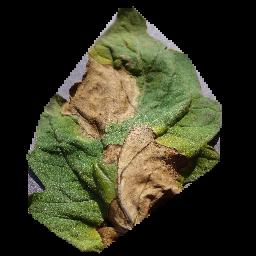
#> input picture notebooks/unhealthy_425.jpg, 256 x 256 px; its folder holds only this picture in this run
$ python -i segment.py   (imports and definitions only)
#> lines starting #> are read from the running program, lines starting #| are printed output that depends on the picture; after the words box and inside, x2 and y2 are one past the last pixel; in counts of white or black regions, pixels touching at a corner belong together
#> further down, picture is the input picture: PIL image 256x256 RGB; mean R, G, B 57.4, 57.5, 36.9
from PIL import Image
import numpy as np
from sklearn.cluster import KMeans
from skimage import color
from scipy.spatial import ConvexHull
import os
import random

def load_image_sample(datapath: str, count: int = None, dimensions: tuple = None, as_array: bool = True):
    """
    Load a sample of images from a directory.

    Args:
        datapath (str): Path to the directory containing images.
        count (int, optional): Number of images to sample. If None, load all.
        dimensions (tuple, optional): Resize dimensions (width, height).
        as_array (bool): If True, return images as numpy arrays.

    Returns:
        list: List of images as PIL images or numpy arrays.
    """
    imgs = os.listdir(datapath)
    sample_indexes = range(len(imgs)) if count is None else random.sample(range(len(imgs)), count)

    images = []
    for i in sample_indexes:
        img_path = os.path.join(datapath, imgs[i])
        img = Image.open(img_path)
        if dimensions:
            img = img.resize(dimensions)
        if as_array:
            img = np.array(img)
        images.append(img)

    return images

def segment_leaf(image: Image.Image, resolution: tuple = (50, 50)) -> Image.Image:
    """
    Segment the leaf from an image using KMeans clustering in LAB color space.

    Args:
        image (PIL.Image): Input image.
        resolution (tuple): Resize resolution for clustering.

    Returns:
        PIL.Image: Image with leaf segmented.
    """
#> called with resolution = (50, 50)
    original_size = image.size
#> original_size = (256, 256)
    original_image_array = np.array(image)

    # Resize image and convert to LAB color space
    resized_image = image.resize(resolution)
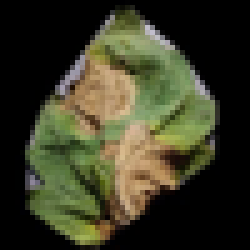
#> resized_image: PIL image 50x50 RGB (shown 5 times larger); mean R, G, B 57.5, 57.7, 36.9
    image_array_lab = color.rgb2lab(np.array(resized_image))
#> image_array_lab: shape (50, 50, 3) float64; mean of channels 0, 1, 2 23.6, -3.4, 11.4

    # Apply KMeans clustering
    flat_lab = image_array_lab.reshape(-1, 3)
#> flat_lab = 2500 rows, first 8: [0, 0, 0], [0, 0, 0], [0, 0, 0], [0, 0, 0], [0, 0, 0], [0, 0, 0], [0, 0, 0], [0, 0, 0]
    model = KMeans(n_clusters=8)
    labels = model.fit_predict(flat_lab)
#> labels = 2500 values, max 7 at index 223, min 0 at index 323, mean 2.39

    # Create binary mask using color thresholds
    binary_mask = np.array([
        1 if center[1] < -10 and center[0] > 10 else 0
        for center in model.cluster_centers_
    ])
    binary = binary_mask[labels].reshape(resolution[::-1])
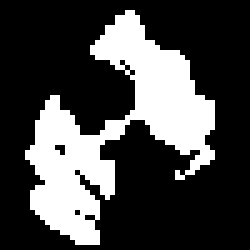
#> binary: shape (50, 50) int64 (shown 5 times larger); values 0 (black) and 1 (white), 27.6% white; 1 white region, box (x1, y1, x2, y2) and area: (5, 2, 43, 49) 690

    # Identify leaf coordinates
    leaf_coords = np.array([
        [j, binary.shape[1] - i]
        for i in range(binary.shape[0])
        for j in range(binary.shape[1])
        if binary[i, j] == 1
    ])
#> leaf_coords = 690 pairs, first value 5 to 42, second value 2 to 48

    if leaf_coords.size == 0:
        print("No leaf coordinates identified, skipping segmentation.")
        return image

    # Convex hull to fill the leaf shape
    hull = ConvexHull(leaf_coords)
    samples = np.array([
        [i, j] for i in range(binary.shape[0]) for j in range(binary.shape[1])
    ])
    inside = (hull.equations @ np.c_[samples, np.ones(len(samples))].T < -1e-9).all(0)
    full_hull = samples[inside]
#> full_hull = 1106 pairs, first value 6 to 41, second value 3 to 47

    for y, x in full_hull:
        binary[binary.shape[0] - x][y] = 1
#> this loop made 1106 passes
#> (y, x) on passes 1 to 3: (6, 10), (6, 11), (6, 12)
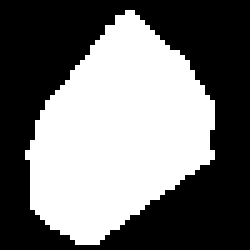
#> binary: shape (50, 50) int64 (shown 5 times larger); values 0 (black) and 1 (white), 45.5% white; 1 white region, box (x1, y1, x2, y2) and area: (5, 2, 43, 49) 1137

    # Apply mask to original image
#> (the run stopped early here; a loop or call above may not have finished)
